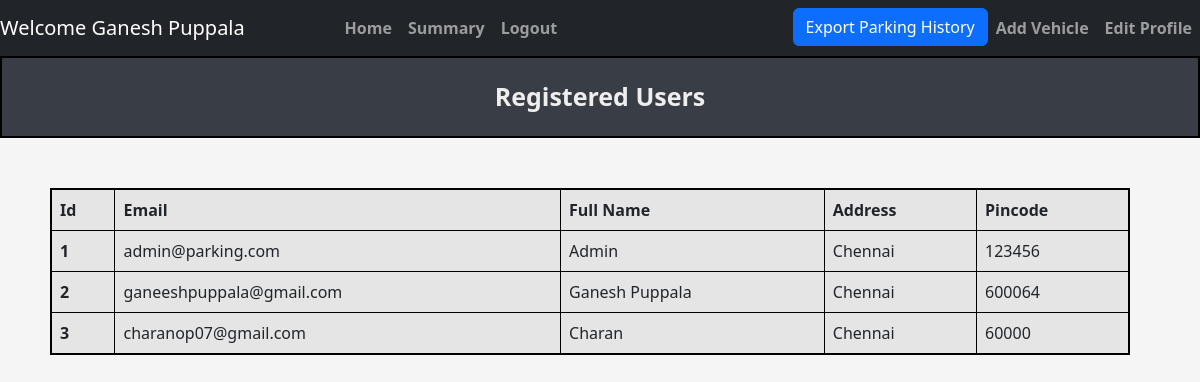
Screenshot of /admin/users (signed in) with the database file from the repository.
### tables this page shows
CREATE TABLE Users (
            user_id INTEGER PRIMARY KEY AUTOINCREMENT,
            email Text NOT NULL UNIQUE,
            password Text NOT NULL,
            name Text NOT NULL,
            address Text NOT NULL,
            pincode Text NOT NULL,
            phone_no Text NOT NULL,
            role Text DEFAULT 'user'
        );

### controllers/admin_controller.py (the view)
@admin.route('/admin/users', methods = ['GET','POST'])
def viewUsers():
    users_data = getUsersData()
    return render_template("admin/userslist.html",users_data = users_data)

### models/parking_lot.py (called while the page is built)
def getUsersData():
    connection = sqlite3.connect(DATABASE_PARKING)
    cur = connection.cursor()
    cur.execute('''
                    SELECT * FROM USERS
                ''')
    users_data = cur.fetchall()
    connection.commit()
    connection.close()
    return users_data

### templates/admin/userslist.html (shortened to what this page needs)
{% extends "navbar.html" %}
{% block content %}
    <div class="title"> Registered Users </div>
        <table class="table table-striped table-active table-responsive table-css table-bordered ">
            <thead>
                <tr>
                <th scope="col">Id</th>
                <th scope="col">Email</th>
                <th scope="col">Full Name</th>
                <th scope="col">Address</th>
                <th scope="col">Pincode</th>
                </tr>
            </thead>
            <tbody>
                {% for user in users_data %}
                    <tr>
                        <th scope="row">{{ user[0] }}</th>
                        <td>{{ user[1] }}</td>
                        <td>{{ user[3] }}</td>
                        <td>{{ user[4] }}</td>
                        <td>{{ user[5] }}</td>
                    </tr>
                {% endfor %}
            </tbody>
        </table>
{% endblock %}

### templates/navbar.html (shortened to what this page needs)
<!DOCTYPE html>
<html lang="en">
  <head>
    <link href="https://cdn.jsdelivr.net/npm/bootstrap@5.3.0/dist/css/bootstrap.min.css" rel="stylesheet">
    <link rel="stylesheet" href="{{ url_for('static', filename='css/style.css') }}">
</head>
<body>
  <nav class="navbar navbar-expand-lg navbar-dark bg-dark">
  <a class="navbar-brand" href="#">
    Welcome
    {{ session.get('name') }}</a>
  {% if session.get('role') == 'user' %}
  <div
  style="align-items: center; justify-content: center; font-weight: bold;"
  class="collapse navbar-collapse" id="navbarSupportedContent">
    <ul class="navbar-nav mr-auto">
      <li class="nav-item active">
        <a class="nav-link" href="{{ url_for('user.dashboard') }}">Home </a>
      </li>
      <li class="nav-item">
        <a class="nav-link" href="{{ url_for('admin.summary') }}">Summary</a>
      </li>
      <li class="nav-item">
        <a class="nav-link" href="{{ url_for('auth.login')}}">Logout</a>
      </li>
    </ul>
  </div>
    <div
  style= "justify-content: right; font-weight: bold;"
  class="collapse navbar-collapse" id="navbarSupportedContent">
    <ul class="navbar-nav mr-auto">
      <li>
        <form action="/export-parking-history" method="POST">
          <button class="btn btn-primary">Export Parking History</button>
        </form>
      </li>
      <li class="nav-item active">
        <a class="nav-link" href="{{ url_for('user.addVehicle') }}"> Add Vehicle </a>
      </li>
      <li class="nav-item active">
        <a class="nav-link" href="#">Edit Profile</a>
      </li>
    </ul>
  </div>
  {% endif %}
</nav>
  {% block content %} {% endblock %}
</body>
</html>

### static/css/style.css (style rules this page uses)
body { background-color: #f5f5f5; justify-content: center; }
.title { background-color: #393E46; border: 2px solid black; text-align: center; padding: 20px; font-weight: bold; font-size: 25px; margin-bottom: 20px; color: #EEEEEE; }
.table-css { margin: 50px; justify-content: center; width: 90vw; border: 2px solid black; }

### rows the page displays
Users: get "Ganesh Puppala", user_id "2", email "ganeeshpuppala@gmail.com", name "Ganesh Puppala", address "Chennai", pincode "600064"
Users: user_id "1", email "admin@parking.com", name "Admin", address "Chennai", pincode "123456"
Users: user_id "3", email "charanop07@gmail.com", name "Charan", address "Chennai", pincode "60000"
